Frame 1 (no input): blank canvas, image omitted
Frame 60 (no input): blank canvas, image omitted
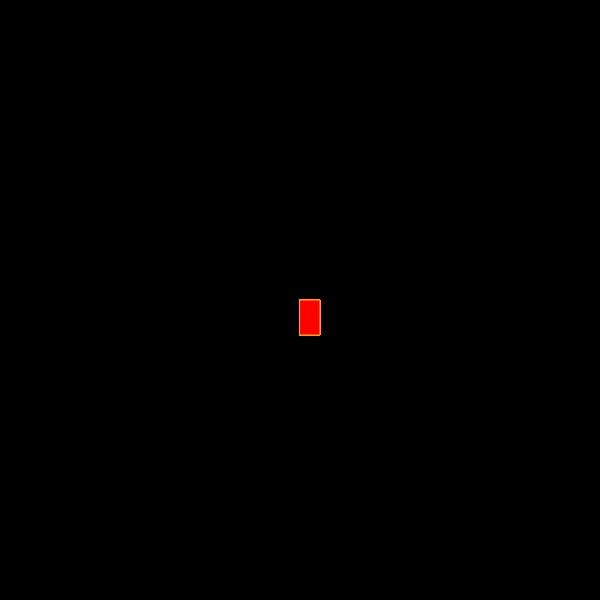
Frame 120 (the mouse pressed at the canvas centre since frame 60)

The p5.js sketch whose frames 1 and 60 were blank and that drew this single picture after the mouse press (run headless with seeded random() and noise() and a simulated clock; from frame 60 on, the mouse is pressed at the canvas centre):

// p5.js sketch
// ── sketch.js
function setup() {
    createCanvas(600, 600);
    background("black");
  }
  
  function draw() {
  
    stroke ("orange");
    fill ("red");
    
    // console.log(mouseIsPressed);
    
    if (mouseIsPressed) {
      rect(mouseX, mouseY, 20, 35);
    }
  }
